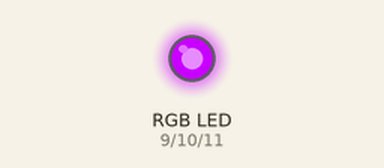
The sketch below on a simulated Arduino Uno, built with avr-gcc and run on an emulated ATmega328P. Shown: an RGB LED mixed from three pins (HIGH = lit).

Above: at 0.1 s.
Timing chart, 0 to 1.6 s (numbered marks = the images above):
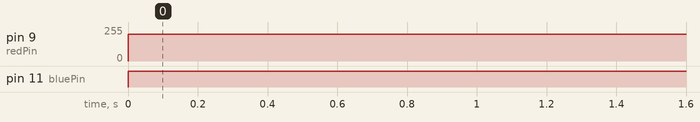

Measured:
- by itself, pin 9 (redPin): 0/255 → 200/255 at 0.00 s
- by itself, pin 11 (bluePin): LOW → HIGH at 0.00 s

The sketch:

Solid_Color_RGB.ino
```cpp
int redPin = 9;
int greenPin = 10;
int bluePin = 11;
int redColor = 200;
int greenColor = 0;
int blueColor = 255;
String input = "";
void setup() {
  // put your setup code here, to run once:
  Serial.begin(9600);
  pinMode(redPin, OUTPUT);
  pinMode(greenPin, OUTPUT);
  pinMode(bluePin, OUTPUT);


}

void loop() {
  // put your main code here, to run repeatedly:


   analogWrite(redPin, redColor);
  analogWrite(greenPin, greenColor);
  analogWrite(bluePin, blueColor);


}
```
